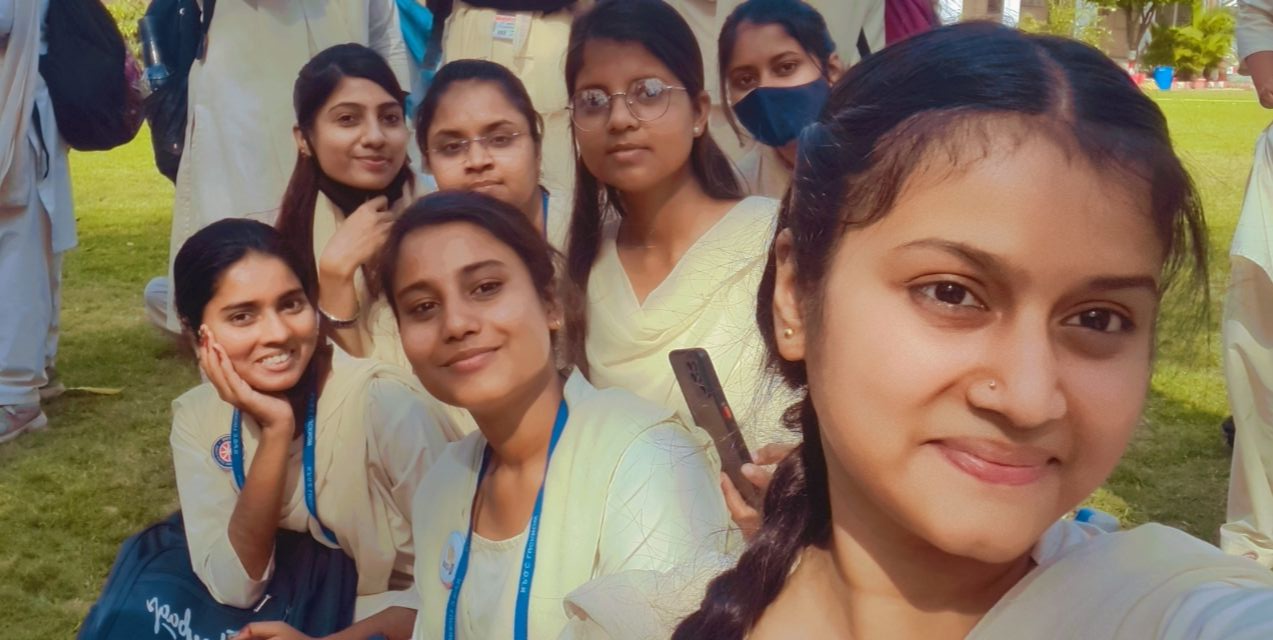
#> input picture tkinter and face/dataset/Snapchat-1805703730.jpg, 1273 x 640 px, found by its file name
$ python image_detector.py
#> lines starting #> are read from the running program, lines starting #| are printed output that depends on the picture; after the words box and inside, x2 and y2 are one past the last pixel; in counts of white or black regions, pixels touching at a corner belong together
import cv2
face_cascade=cv2.CascadeClassifier("C:/Users/DELL/AppData/Local/Programs/Python/Python310/Lib/site-packages/tk/Face.xml")
img=cv2.imread("G://tkinter and face//dataset//Snapchat-1805703730.jpg")
#> img is the input picture: shape (640, 1273, 3); mean B, G, R 95.6, 113.6, 132.7
gray=cv2.cvtColor(img,cv2.COLOR_BGR2GRAY)
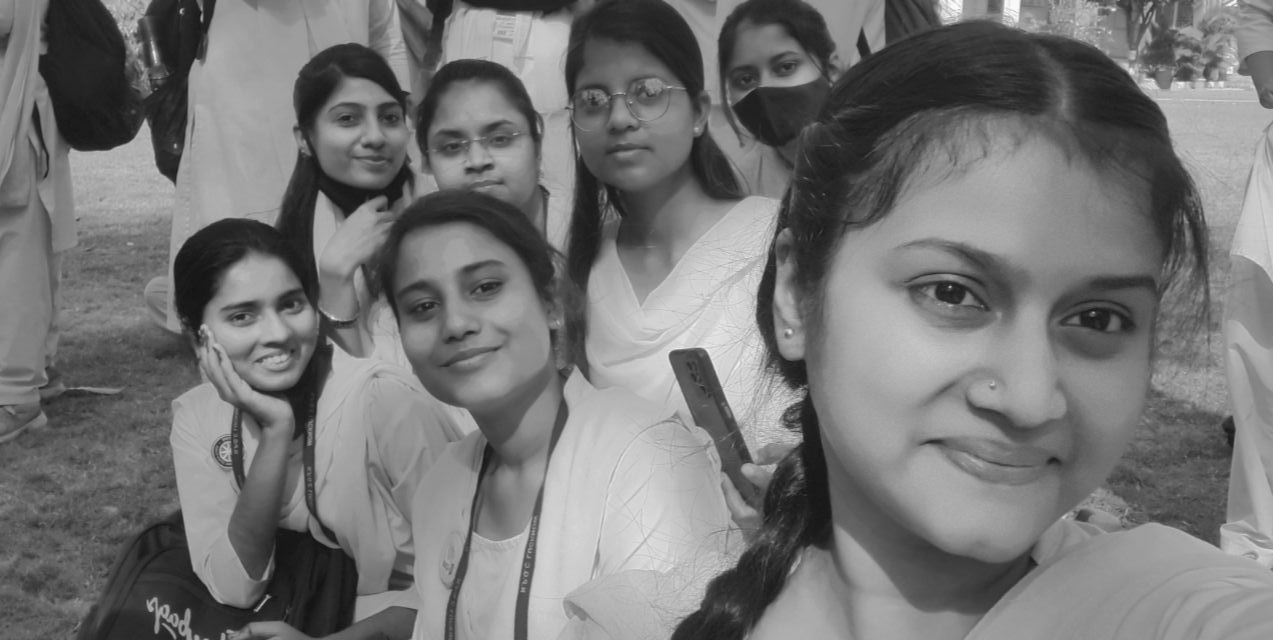
#> gray: shape (640, 1273); min 15, max 254, mean 117.3
faces=face_cascade.detectMultiScale(gray,1.1,4)
#> faces = [[309, 73, 115, 115], [712, 26, 108, 108], [415, 91, 126, 126], [194, 254, 142, 142], [557, 44, 138, 138], [366, 223, 178, 178], [810, 146, 410, 410]]
print(faces)
#| [[309  73 115 115]
#|  [712  26 108 108]
#|  [415  91 126 126]
#|  [194 254 142 142]
#|  [557  44 138 138]
#|  [366 223 178 178]
#|  [810 146 410 410]]
for (x,y,w,h) in faces:
    cv2.rectangle(img,(x,y),(x+w,y+h),(0,0,255),2)
#> this loop made 7 passes
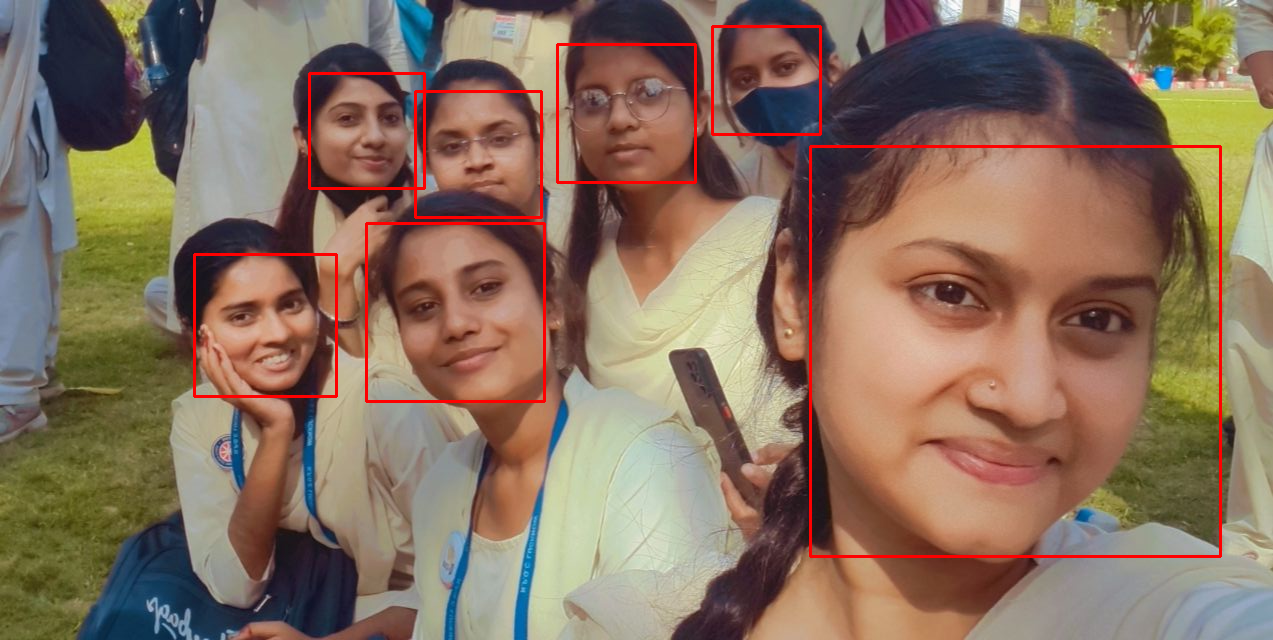
#> img: shape (640, 1273, 3); 1.79% of pixels changed, all inside (x1, y1, x2, y2) = (193, 25, 1222, 558)
cv2.imshow("img",img)
cv2.waitKey()

$ run again, with tkinter and face/dataset/Snapchat-2081646433.jpg copied over tkinter and face/dataset/Snapchat-1805703730.jpg
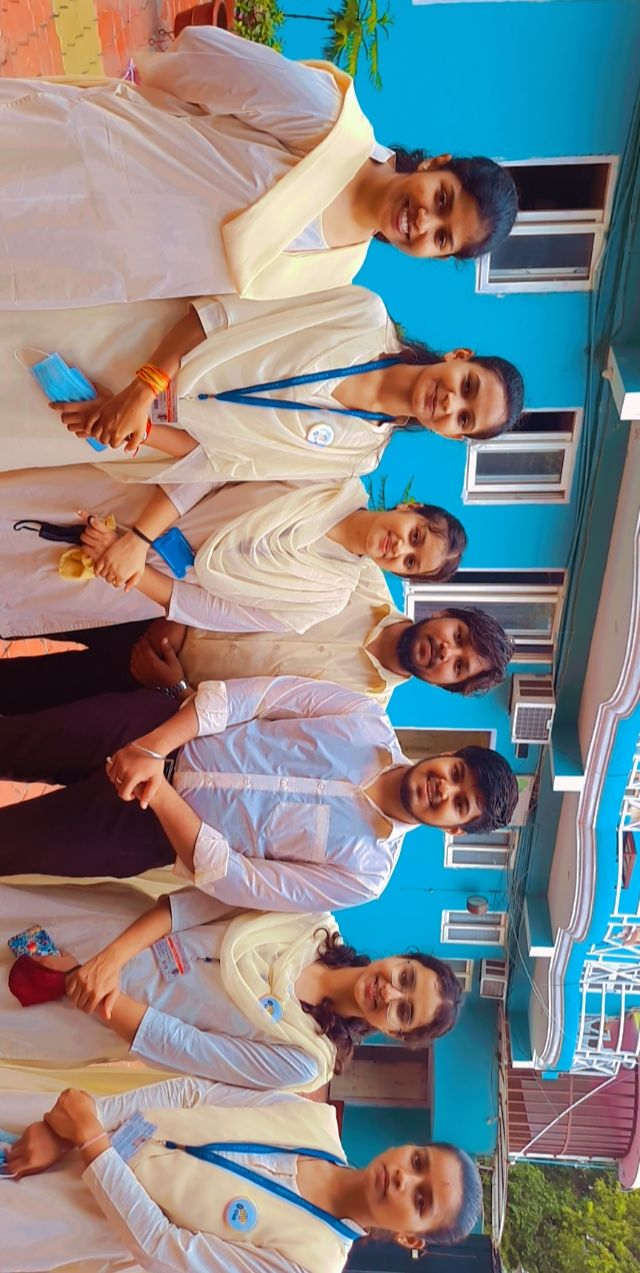
#> input picture tkinter and face/dataset/Snapchat-2081646433.jpg, 640 x 1273 px, found by its file name
#> img is the input picture: shape (1273, 640, 3); mean B, G, R 133.6, 132.9, 132.4
#> `gray=cv2.cvtColor(img,cv2.COLOR_BGR2GRAY)`:
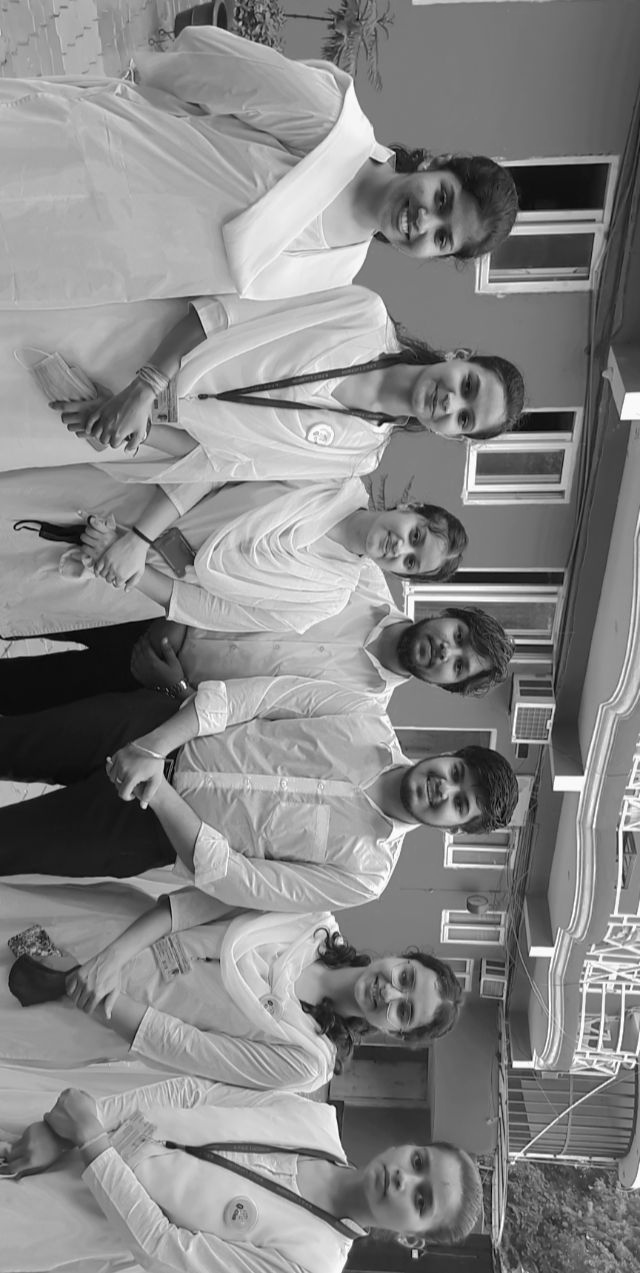
#> gray: shape (1273, 640); min 4, max 255, mean 132.8
#> faces = [[142, 928, 100, 100], [203, 486, 165, 165], [295, 535, 314, 314]]
#| [[142 928 100 100]
#|  [203 486 165 165]
#|  [295 535 314 314]]
#> the loop `for (x,y,w,h) in faces:` made 3 passes
#> after the loop `for (x,y,w,h) in faces:`:
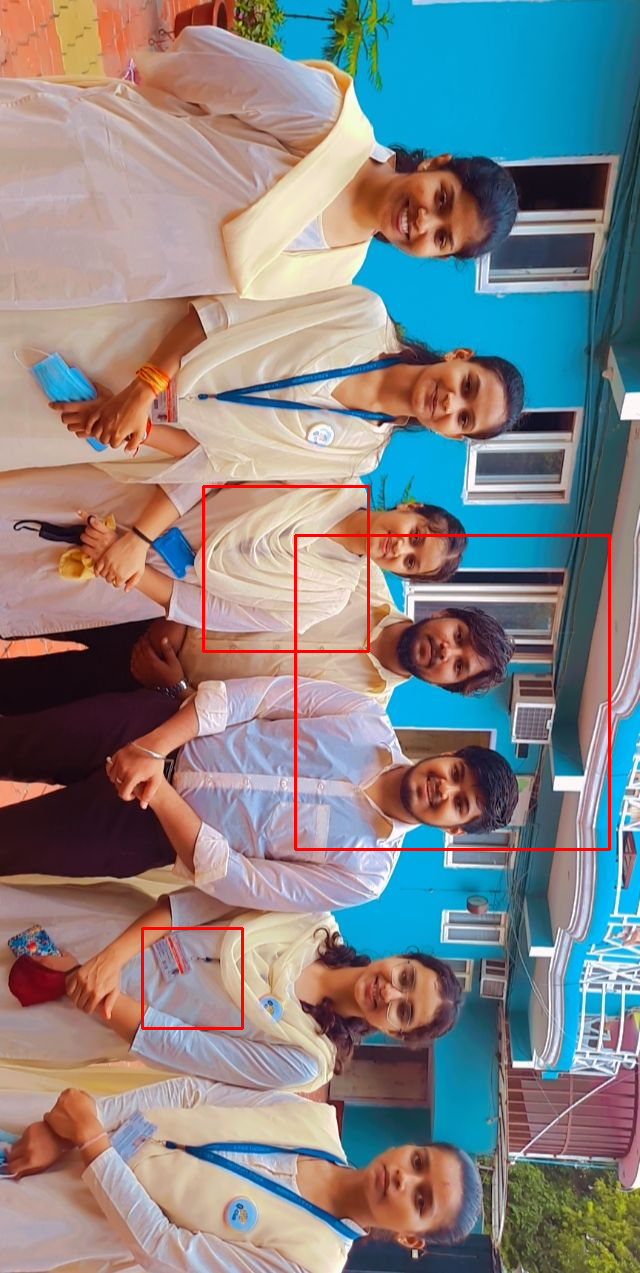
#> img: shape (1273, 640, 3); 0.85% of pixels changed, all inside (x1, y1, x2, y2) = (141, 485, 611, 1030)

$ run again, with tkinter and face/dataset/20160207_220612-1.jpg copied over tkinter and face/dataset/Snapchat-1805703730.jpg
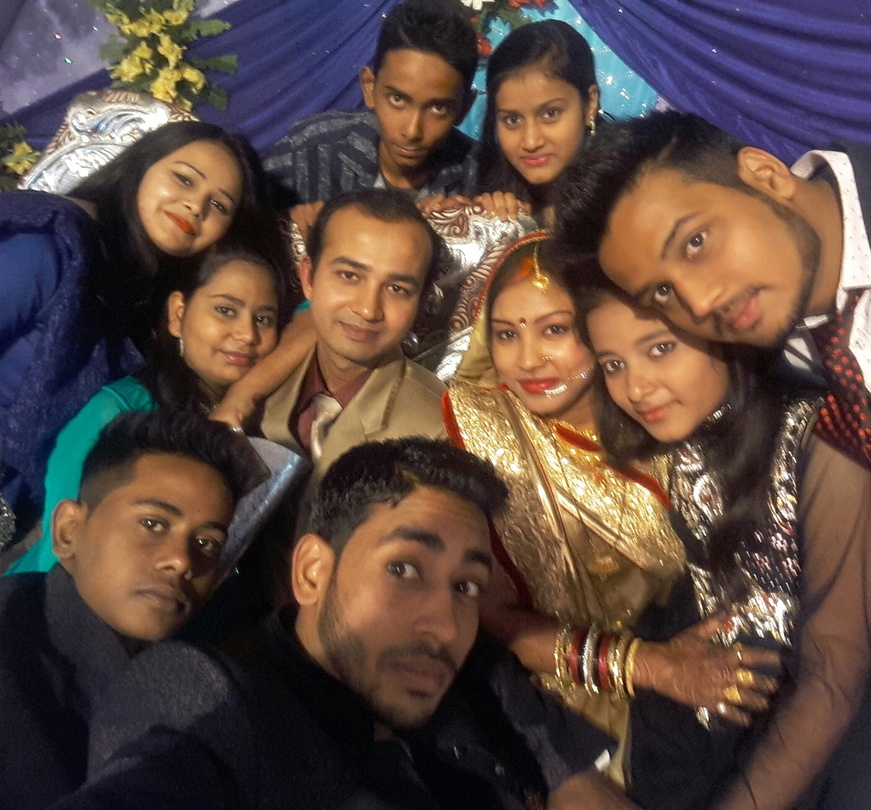
#> input picture tkinter and face/dataset/20160207_220612-1.jpg, 871 x 810 px, shrunk from 2076 x 1932 before the run, found by its file name
#> img is the input picture: shape (810, 871, 3); mean B, G, R 64.4, 71.9, 90.9
#> `gray=cv2.cvtColor(img,cv2.COLOR_BGR2GRAY)`:
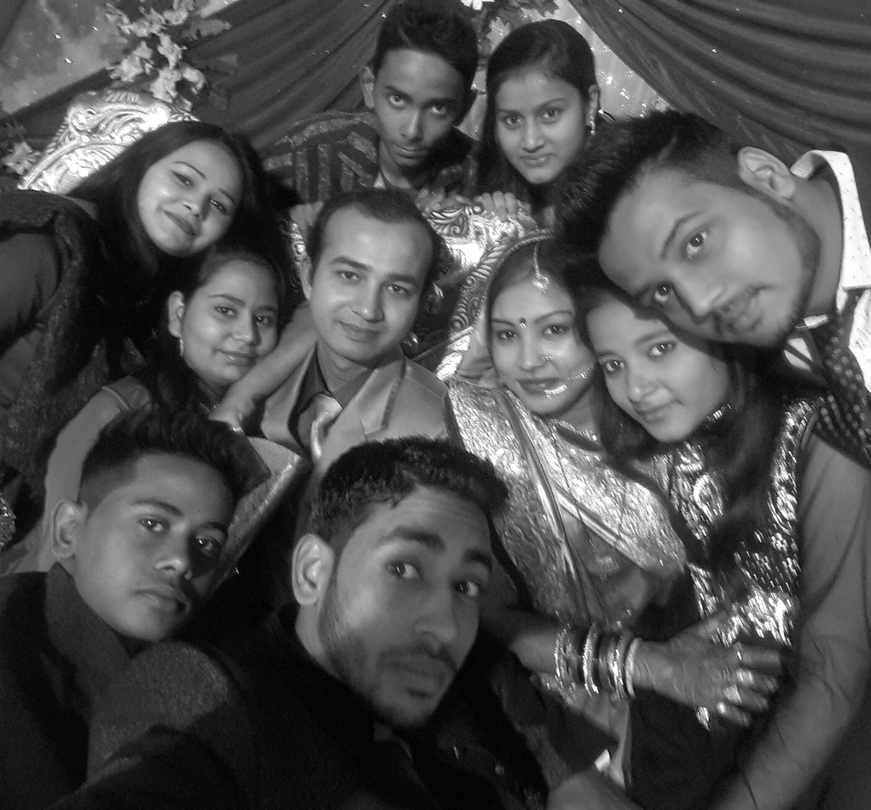
#> gray: shape (810, 871); min 0, max 255, mean 76.8
#> faces = [[281, 538, 62, 62], [481, 76, 103, 103], [362, 59, 112, 112], [121, 144, 95, 95], [184, 267, 116, 116], [473, 287, 121, 121], [301, 225, 138, 138]]
#| [[281 538  62  62]
#|  [481  76 103 103]
#|  [362  59 112 112]
#|  [121 144  95  95]
#|  [184 267 116 116]
#|  [473 287 121 121]
#> (further printed lines are left out)
#> the loop `for (x,y,w,h) in faces:` made 7 passes
#> after the loop `for (x,y,w,h) in faces:`:
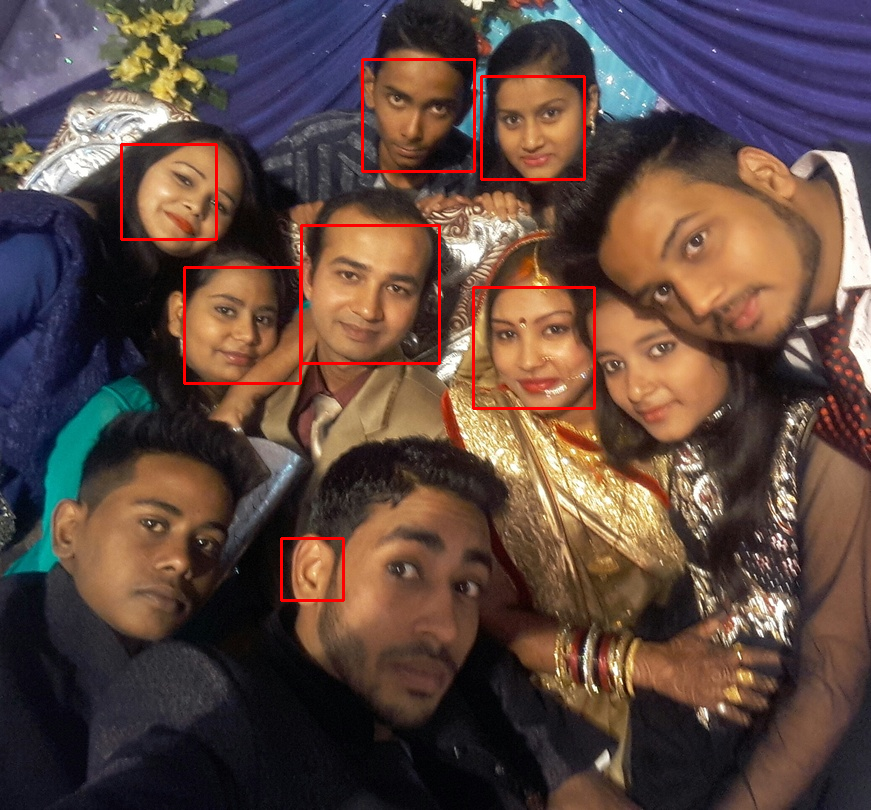
#> img: shape (810, 871, 3); 1.24% of pixels changed, all inside (x1, y1, x2, y2) = (120, 58, 596, 602)

$ run again, with tkinter and face/dataset/DSC_0479.JPG copied over tkinter and face/dataset/Snapchat-1805703730.jpg
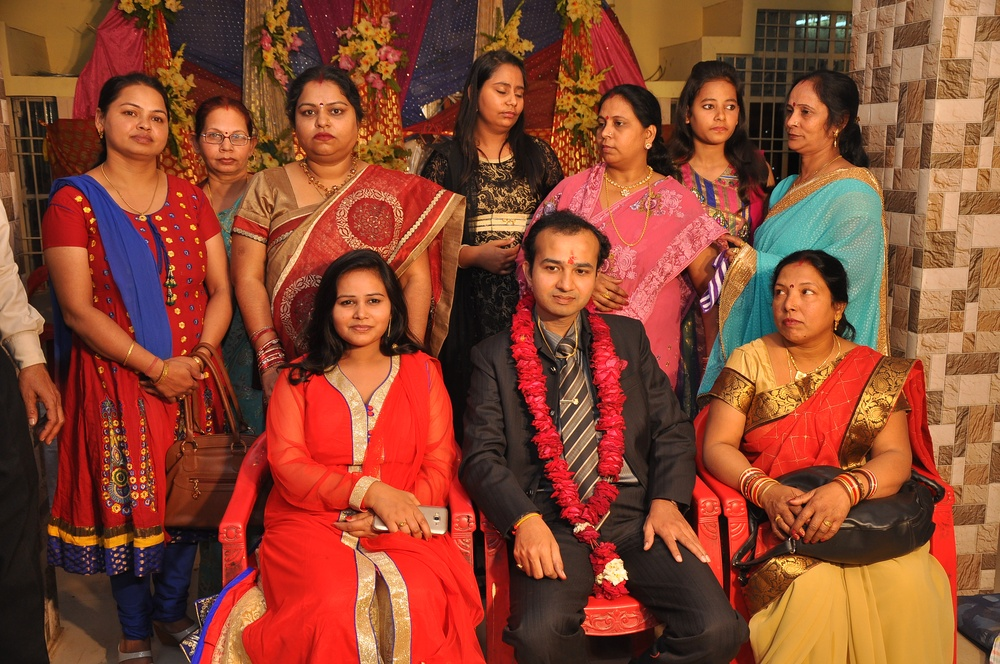
#> input picture tkinter and face/dataset/DSC_0479.JPG, 1000 x 664 px, shrunk from 3216 x 2136 before the run, found by its file name
#> img is the input picture: shape (664, 1000, 3); mean B, G, R 48.5, 71, 139.6
#> `gray=cv2.cvtColor(img,cv2.COLOR_BGR2GRAY)`:
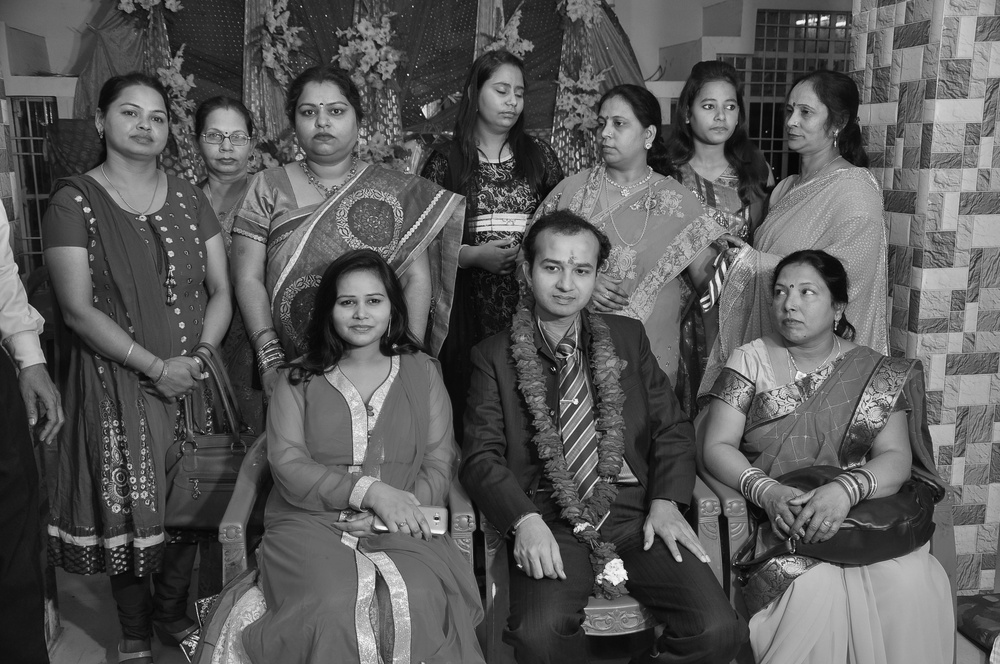
#> gray: shape (664, 1000); min 1, max 251, mean 89
#> faces = [[691, 85, 56, 56], [505, 330, 35, 35], [553, 377, 47, 47], [195, 114, 63, 63], [479, 67, 60, 60], [765, 265, 66, 66], [326, 275, 70, 70], [287, 84, 72, 72], [765, 86, 65, 65], [107, 87, 73, 73], [587, 98, 67, 67], [524, 237, 83, 83]]
#| [[691  85  56  56]
#|  [505 330  35  35]
#|  [553 377  47  47]
#|  [195 114  63  63]
#|  [479  67  60  60]
#|  [765 265  66  66]
#> (further printed lines are left out)
#> the loop `for (x,y,w,h) in faces:` made 12 passes
#> after the loop `for (x,y,w,h) in faces:`:
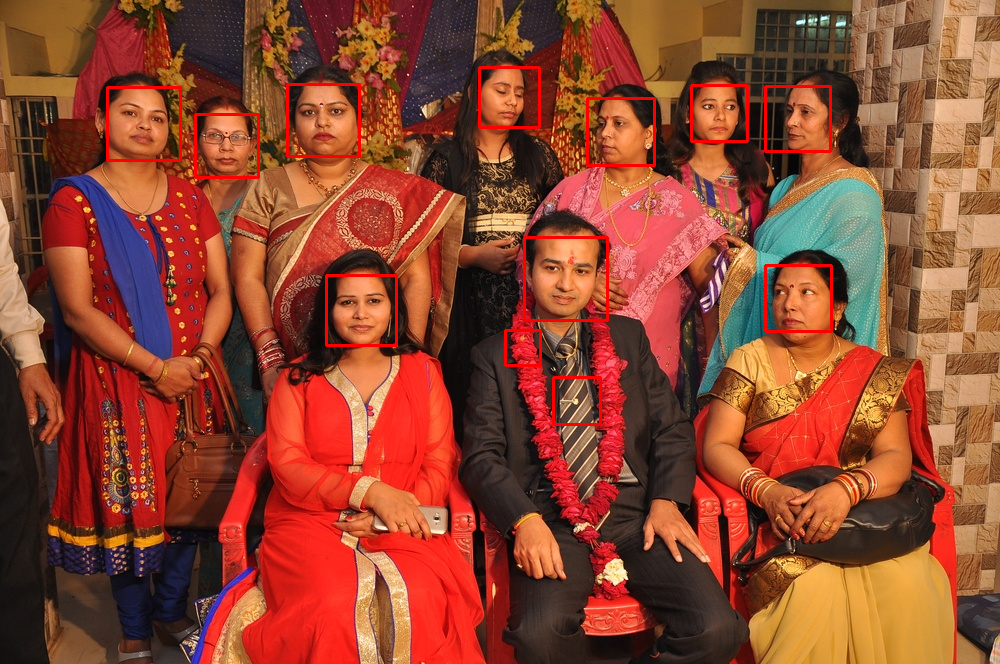
#> img: shape (664, 1000, 3); 1.36% of pixels changed, all inside (x1, y1, x2, y2) = (106, 66, 833, 426)
